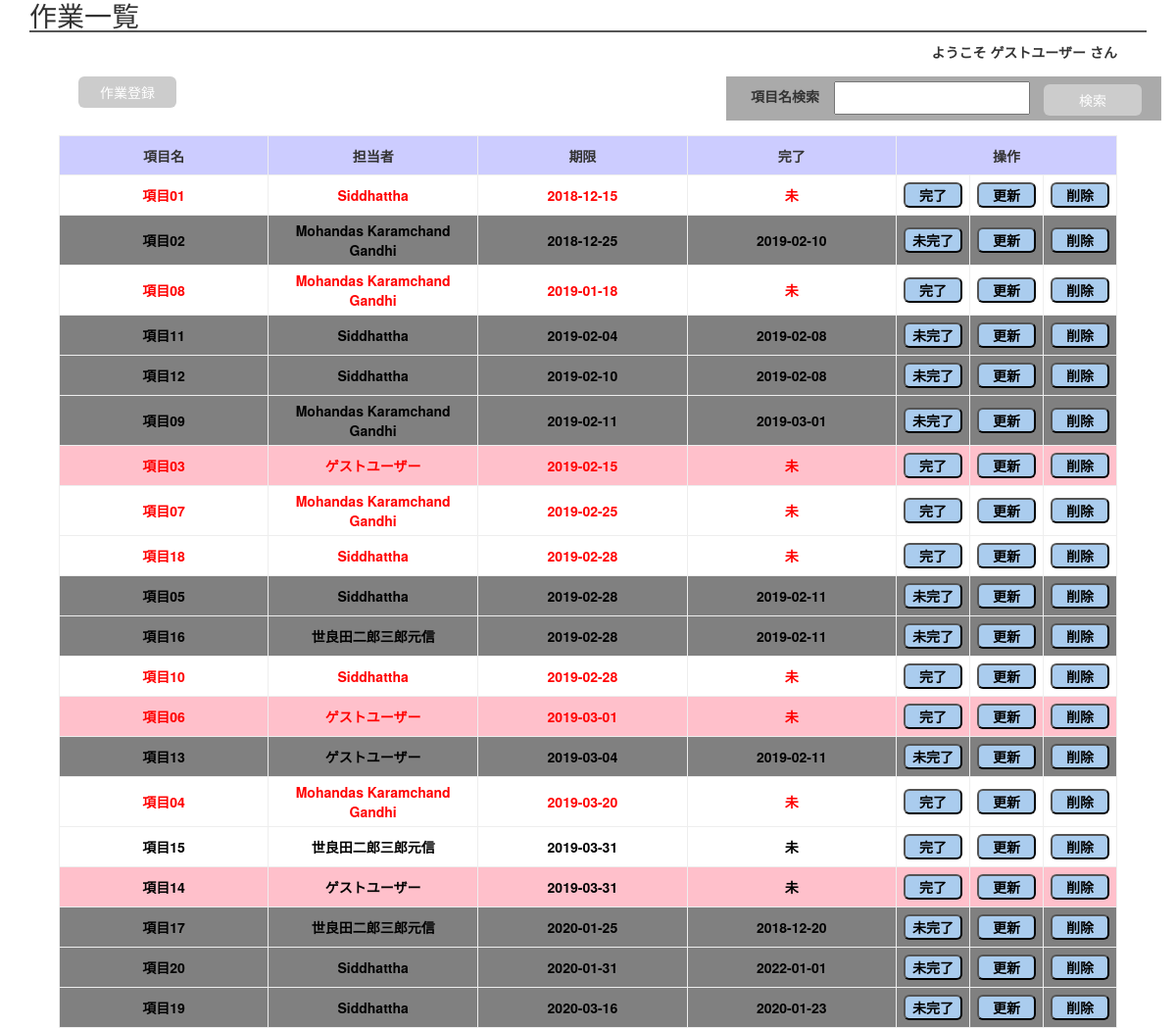
The app's page /php/list.php (signed in) with its own data.
### tables this page shows
CREATE TABLE TODO_USER
    (ID varchar(15) NOT NULL PRIMARY KEY,
     NAME varchar(30) NOT NULL,
     PASSWORD varchar(15) NOT NULL
     );

CREATE TABLE TODO_ITEM
    (ID int NOT NULL PRIMARY KEY AUTO_INCREMENT,
     NAME varchar(30) NOT NULL,
     USER varchar(15) NOT NULL,
     EXPIRE_DATE date NOT NULL,
     FINISHED_DATE date
     );

### php/list.php (the view, shortened to what this page needs)
<?php
require_once("make_buttons.php");
$guestname = $_SESSION['customer']['name'];
$dsn = 'mysql: host=127.0.0.1; dbname=shino; charset=utf8mb4';
$driver_options = [
	PDO::ATTR_ERRMODE => PDO::ERRMODE_EXCEPTION,
	PDO::ATTR_EMULATE_PREPARES => false,
	];
try {
    $dbh = new PDO($dsn,'user1','pass1', $driver_options);
	$sql = "SELECT TODO_ITEM.ID AS item_id,
					TODO_ITEM.NAME AS item_name,
					TODO_USER.NAME AS user_name,
					TODO_ITEM.EXPIRE_DATE AS term,
					TODO_ITEM.FINISHED_DATE AS done
			 FROM TODO_USER JOIN TODO_ITEM
			 ON TODO_USER.ID = TODO_ITEM.USER
			 ORDER BY EXPIRE_DATE ASC";
    $rows = $dbh->query($sql)->fetchAll(PDO::FETCH_ASSOC|PDO::FETCH_UNIQUE);
} catch (PDOException $e) {
    header('Content-Type: text/plain; charset=UTF-8mb4', true, 500);
    exit($e->getMessage());
}
function hsc($str) {
    return htmlspecialchars($str, ENT_QUOTES, 'UTF-8');
}
require_once("header.tmp.php");
?>
<body>
	<h1>作業一覧</h1>
	<div class="guestname">ようこそ <?= $guestname ?> さん</div>
	<div class="middle-left">
		<form action="regist.php" method="POST">
			<input class="btn" type="submit" value="作業登録">
		</form>
	</div>
	<div class="middle-right">
		<form action="search.php" method="POST">
			<p>項目名検索</p>
			<input class="tbox" type="text" name="search_keyword">
			<input class="btn" type="submit" value="検索">
		</form>
	</div>
	<table class="list-wrapper">
	<thead>
		<tr style="background-color: #ccf">
			<td>項目名</td><td>担当者</td><td>期限</td><td>完了</td><td colspan="3">操作</td>
		</tr>
	</thead>
	<tbody>
<?php foreach($rows as $row):
	$bgc = ($row['user_name'] === $guestname)? "pink" : "#fff";
	$color = "#000";
	$today = date('Y-m-d');
	if ($row['done'] === null && $row['term'] <= $today) {
		$color = "#f00";
	}
	($row['done'] === null)? $row['done'] = '未' : $bgc = "gray"; ?>
		<tr style="background-color: <?=$bgc?>; color: <?=$color?>">
	<?php foreach ($row as $column): ?>
    		<td><?= hsc($column) ?></td>
	<?php endforeach ?>
			<?php hsc(makeBtns($rows)); ?>
	</tr>
<?php
	next($rows);
	endforeach ?>
	</tbody>
	</table>
</body>
</html>

### php/make_buttons.php (shortened to what this page needs)
<?php
function makeBtn($action, $btn_value, $rows) {
	$action_url = "";
	if ($action === "finished" || $action === "unfinished") {
		$action_url = "#";
	} else {
		$action_url = $action.".php";
	}
	$done_btn =	'<form action="'.$action_url.'" method="POST">';
	$done_btn.= '<input type="hidden" name="action" value="'.$action.'">';
	$done_btn.= '<input type="hidden" name="item_id" value="'.key($rows).'">';
	$done_btn.= '<td class="done_btns">';
	$done_btn.= '<input class="btn-s" type="submit" name="'.$action.'" value="'.$btn_value.'">';
	$done_btn.= '</td>';
	$done_btn.= '</form>';
	return $done_btn;
}
function makeBtns($rows) {
	if ($rows[key($rows)]['done'] === null) {
		$action = "finished";
		$btn_value = "完了";
	} else {
		$action = "unfinished";
		$btn_value = "未完了";
	}
	echo makeBtn($action, $btn_value, $rows);
	echo makeBtn("update", "更新", $rows);
	echo makeBtn("delete", "削除", $rows);
}
?>

### css/list.css (style rules this page uses)
h1 { margin: 0 auto 10px; width: 95%; font-size: 28px; border-bottom: 2px solid #555; }
.guestname { width: 95%; text-align: right; font-weight: bold; }
.middle-left { float: left; height: 50px; width: 20%; text-align: center; margin: 10px; }
.middle-right { float: right; padding: 0 15px; margin: 15px; background-color: #aaa; }
.middle-right p { float: left; padding: 5px; margin: 5px; font-weight: bold; }
.tbox { width: 200px; padding: 5px; margin: 5px; }
.btn { background-color: #ccc; color: white; width: 100px; padding: 5px; margin: 5px; border-radius: 6px; }
.btn-s { background-color: #ace; color: black; width: 60px; padding: 1px; margin: 2px; border-radius: 6px; }
.list-wrapper { margin: 0 auto; width: 90%; }
th, td { width: 20%; height: 40px; padding: 5px; margin: 0px; border: solid 1px #eee; box-sizing: border-box; font-weight: bold; text-align: center; }
.done_btns { width: 6%; }

### records on screen
todo_user: todo_item.NAME "項目01", NAME "Siddhattha", todo_item.EXPIRE_DATE "2018-12-15", column "未", finished "完了", todo_item.NAME "項目11", todo_item.EXPIRE_DATE "2019-02-04", todo_item.FINISHED_DATE "2019-02-08", unfinished "未完了", todo_item.NAME "項目12", todo_item.EXPIRE_DATE "2019-02-10", todo_item.NAME "項目18", todo_item.EXPIRE_DATE "2019-02-28", todo_item.NAME "項目05", todo_item.FINISHED_DATE "2019-02-11", todo_item.NAME "項目10", todo_item.NAME "項目20", todo_item.EXPIRE_DATE "2020-01-31", todo_item.FINISHED_DATE "2022-01-01", todo_item.NAME "項目19", todo_item.EXPIRE_DATE "2020-03-16", todo_item.FINISHED_DATE "2020-01-23"
todo_user: todo_item.NAME "項目02", NAME "Mohandas Karamchand Gandhi", todo_item.EXPIRE_DATE "2018-12-25", todo_item.FINISHED_DATE "2019-02-10", unfinished "未完了", todo_item.NAME "項目08", todo_item.EXPIRE_DATE "2019-01-18", column "未", finished "完了", todo_item.NAME "項目09", todo_item.EXPIRE_DATE "2019-02-11", todo_item.FINISHED_DATE "2019-03-01", todo_item.NAME "項目07", todo_item.EXPIRE_DATE "2019-02-25", todo_item.NAME "項目04", todo_item.EXPIRE_DATE "2019-03-20"
todo_user: todo_item.NAME "項目03", NAME "ゲストユーザー", todo_item.EXPIRE_DATE "2019-02-15", column "未", finished "完了", todo_item.NAME "項目06", todo_item.EXPIRE_DATE "2019-03-01", todo_item.NAME "項目13", todo_item.EXPIRE_DATE "2019-03-04", todo_item.FINISHED_DATE "2019-02-11", unfinished "未完了", todo_item.NAME "項目14", todo_item.EXPIRE_DATE "2019-03-31"
todo_user: todo_item.NAME "項目16", NAME "世良田二郎三郎元信", todo_item.EXPIRE_DATE "2019-02-28", todo_item.FINISHED_DATE "2019-02-11", unfinished "未完了", todo_item.NAME "項目15", todo_item.EXPIRE_DATE "2019-03-31", column "未", finished "完了", todo_item.NAME "項目17", todo_item.EXPIRE_DATE "2020-01-25", todo_item.FINISHED_DATE "2018-12-20"

### other values on screen
$guestname "ゲストユーザー"
